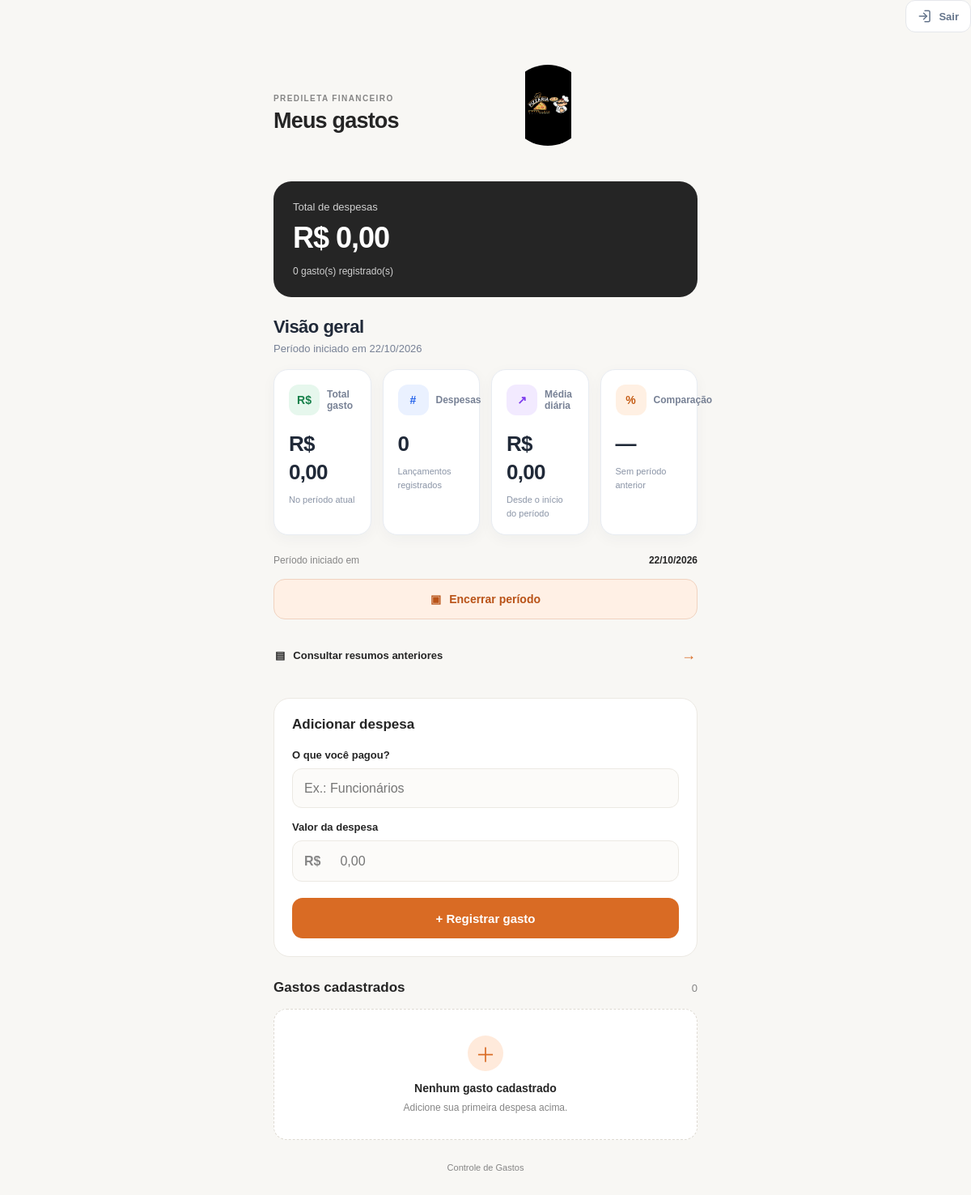
The page / (signed in) on the database as committed earlier.
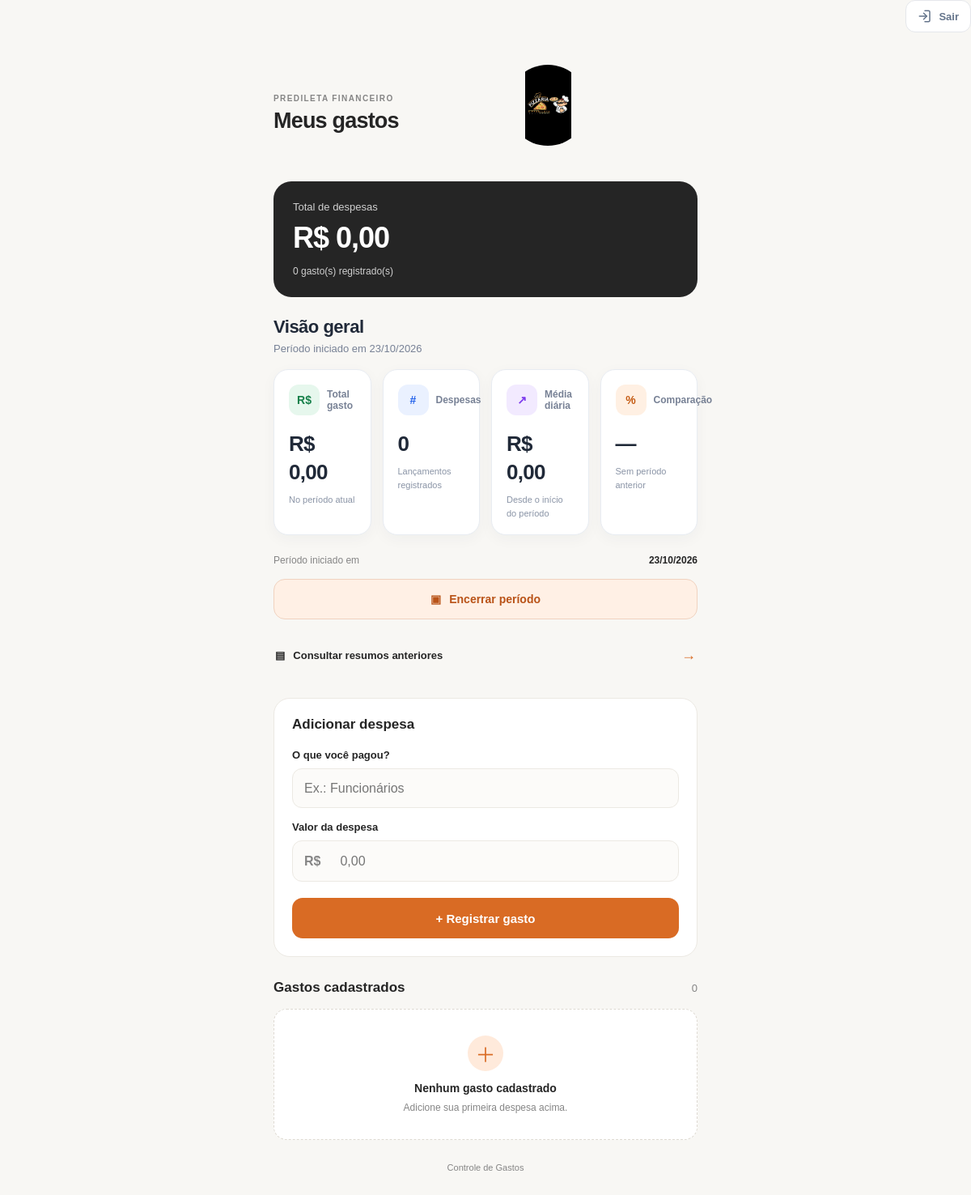
The same page on the database as committed later.
### app.py (models this page shows)
class Periodo(db.Model):
    __tablename__ = "periodos"
    id = db.Column(db.Integer, primary_key=True)
    data_inicio = db.Column(db.Date, nullable=False)
    data_fim = db.Column(db.Date, nullable=True)
    total_centavos = db.Column(db.Integer, default=0, nullable=False)
    quantidade_gastos = db.Column(db.Integer, default=0, nullable=False)
    gastos = db.relationship("Gasto", backref="periodo", lazy=True)

### app.py (the view)
@app.route("/")
@login_required
def index():
    periodo = obter_periodo_atual()
    gastos = (
        Gasto.query
        .filter_by(periodo_id=periodo.id)
        .order_by(Gasto.id.desc())
        .all()
    )
    total_centavos = sum(
        gasto.valor_centavos for gasto in gastos
    )
    quantidade_gastos = len(gastos)
    hoje = date.today()
    dias_decorridos = max(
        (hoje - periodo.data_inicio).days + 1,
        1
    )
    media_diaria_centavos = round(
        total_centavos / dias_decorridos
    )
    periodo_anterior = (
        Periodo.query
        .filter(
            Periodo.data_fim.isnot(None),
            Periodo.id < periodo.id
        )
        .order_by(Periodo.id.desc())
        .first()
    )
    total_anterior = (
        periodo_anterior.total_centavos
        if periodo_anterior else None
    )
    variacao_percentual = None
    if total_anterior is not None and total_anterior > 0:
        variacao_percentual = (
            (total_centavos - total_anterior)
            / total_anterior
        ) * 100
    return render_template(
        "index.html",
        gastos=gastos,
        total_centavos=total_centavos,
        periodo=periodo,
        quantidade_gastos=quantidade_gastos,
        media_diaria_centavos=media_diaria_centavos,
        total_anterior=total_anterior,
        variacao_percentual=variacao_percentual,
    )

### app.py (called while the page is built)
def obter_periodo_atual():
    return Periodo.query.filter_by(data_fim=None).order_by(
        Periodo.id.desc()
    ).first()

def login_required(func):
    @wraps(func)
    def wrapper(*args, **kwargs):
        if not session.get("usuario_logado"):
            return redirect(url_for("login"))
        return func(*args, **kwargs)
    return wrapper

### templates/index.html (shortened to what this page needs)
<!DOCTYPE html>
<html lang="pt-br">
<head>
    <link rel="stylesheet"
          href="{{ url_for('static', filename='style.css') }}">
    <form action="{{ url_for('logout') }}" method="POST" class="logout-form">
    <button type="submit" class="logout-button">
        <svg
            xmlns="http://www.w3.org/2000/svg"
            width="18"
            height="18"
            viewBox="0 0 24 24"
            fill="none"
            stroke="currentColor"
            stroke-width="2"
            stroke-linecap="round"
            stroke-linejoin="round"
            aria-hidden="true"
        >
            <path d="M10 17l5-5-5-5"/>
            <path d="M15 12H3"/>
            <path d="M12 3h6a2 2 0 0 1 2 2v14a2 2 0 0 1-2 2h-6"/>
        </svg>
        <span>Sair</span>
    </button>
</form>
</head>
<body>
    <main class="container">
        <header class="topo">
            <div>
                <p class="subtitulo">PREDILETA FINANCEIRO</p>
                <h1>Meus gastos</h1>
            </div>
            <div class="login-icon">
                <img
                    src="{{ url_for('static', filename='img/logopredileta.png') }}"
                    alt="Logo do Financeiro predileta"
                >
            </div>
        </header>
        <section class="resumo">
            <p>Total de despesas</p>
            <h2>
                R$ {{ '{:,.2f}'.format(total_centavos / 100)
                       | replace(',', 'X')
                       | replace('.', ',')
                       | replace('X', '.') }}
            </h2>
            <span>{{ gastos|length }} gasto(s) registrado(s)</span>
        </section>
        <section class="dashboard-resumo">
    <div class="dashboard-titulo">
        <div>
            <h2>Visão geral</h2>
            <p>
                Período iniciado em
                {{ periodo.data_inicio.strftime('%d/%m/%Y') }}
            </p>
        </div>
    </div>
    <div class="dashboard-grid">
        <article class="resumo-card">
            <div class="resumo-card-topo">
                <span class="resumo-icone icone-verde">R$</span>
                <span class="resumo-legenda">Total gasto</span>
            </div>
            <strong class="resumo-valor">
                R$ {{ '{:,.2f}'.format(total_centavos / 100)
                    | replace(',', 'X')
                    | replace('.', ',')
                    | replace('X', '.') }}
            </strong>
            <span class="resumo-descricao">
                No período atual
            </span>
        </article>
        <article class="resumo-card">
            <div class="resumo-card-topo">
                <span class="resumo-icone icone-azul">#</span>
                <span class="resumo-legenda">Despesas</span>
            </div>
            <strong class="resumo-valor">
                {{ quantidade_gastos }}
            </strong>
            <span class="resumo-descricao">
                Lançamentos registrados
            </span>
        </article>
        <article class="resumo-card">
            <div class="resumo-card-topo">
                <span class="resumo-icone icone-roxo">↗</span>
                <span class="resumo-legenda">Média diária</span>
            </div>
            <strong class="resumo-valor">
                R$ {{ '{:,.2f}'.format(media_diaria_centavos / 100)
                    | replace(',', 'X')
                    | replace('.', ',')
                    | replace('X', '.') }}
            </strong>
            <span class="resumo-descricao">
                Desde o início do período
            </span>
        </article>
        <article class="resumo-card">
            <div class="resumo-card-topo">
                <span class="resumo-icone icone-laranja">%</span>
                <span class="resumo-legenda">Comparação</span>
            </div>
            {% if total_anterior is none %}
                <strong class="resumo-valor">—</strong>
                <span class="resumo-descricao">
                    Sem período anterior
                </span>
            {% elif total_anterior == 0 %}
                <strong class="resumo-valor">—</strong>
                <span class="resumo-descricao">
                    O período anterior não teve gastos
                </span>
            {% endif %}
        </article>
    </div>
</section>
<div class="periodo-info">
    <span>Período iniciado em</span>
    <strong>{{ periodo.data_inicio.strftime('%d/%m/%Y') }}</strong>
</div>
<form action="{{ url_for('encerrar_periodo') }}"
      method="POST"
      id="form-encerrar">
    <button type="button"
            class="botao-encerrar"
            id="abrir-confirmacao-periodo">
        <span>▣</span>
        Encerrar período
    </button>
</form>
<a href="{{ url_for('historico') }}" class="link-historico">
    <span>▤</span>
    Consultar resumos anteriores
    <span class="seta">→</span>
</a>
        <section class="painel">
            <h3>Adicionar despesa</h3>
            <form action="{{ url_for('adicionar') }}" method="POST">
                <label for="descricao">O que você pagou?</label>
                <input
                    type="text"
                    id="descricao"
                    name="descricao"
                    placeholder="Ex.: Funcionários"
                    maxlength="120"
                    required
                >
                <label for="valor">Valor da despesa</label>
                <div class="campo-valor">
                    <span>R$</span>
                    <input
                        type="text"
                        id="valor"
                        name="valor"
                        inputmode="decimal"
                        placeholder="0,00"
                        required
                    >
                </div>
                <button type="submit" class="botao">
                    + Registrar gasto
                </button>
            </form>
        </section>
        <section class="lista">
            <div class="lista-topo">
                <h3>Gastos cadastrados</h3>
                <span>{{ gastos|length }}</span>
            </div>
            {% if gastos %}
                {% for gasto in gastos %}
                    <article class="gasto">
                        <div class="gasto-icone">−</div>
                        <div class="gasto-info">
                            <strong>{{ gasto.descricao }}</strong>
                            <small>Despesa registrada</small>
                        </div>
                        <div class="gasto-valor">
                            <strong>
                                R$ {{ '{:,.2f}'.format(
                                    gasto.valor_centavos / 100
                                ) | replace(',', 'X')
                                  | replace('.', ',')
                                  | replace('X', '.') }}
                            </strong>
                            <form
    action="{{ url_for('excluir', gasto_id=gasto.id) }}"
    method="POST"
    class="form-excluir"
>
    <button type="submit" class="excluir">
        Excluir
    </button>
</form>
                        </div>
                    </article>
                {% endfor %}
            {% else %}
                <div class="vazio">
                    <div class="vazio-icone">＋</div>
                    <strong>Nenhum gasto cadastrado</strong>
                    <p>Adicione sua primeira despesa acima.</p>
                </div>
            {% endif %}
        </section>
        <footer>
            Controle de Gastos
        </footer>
    </main>
</body>
</html>
</body>
</html>

Rows that differ between the two databases and show on the page:
removed Periodo: data_inicio "22/10/2026"
added Periodo: data_inicio "23/10/2026"
